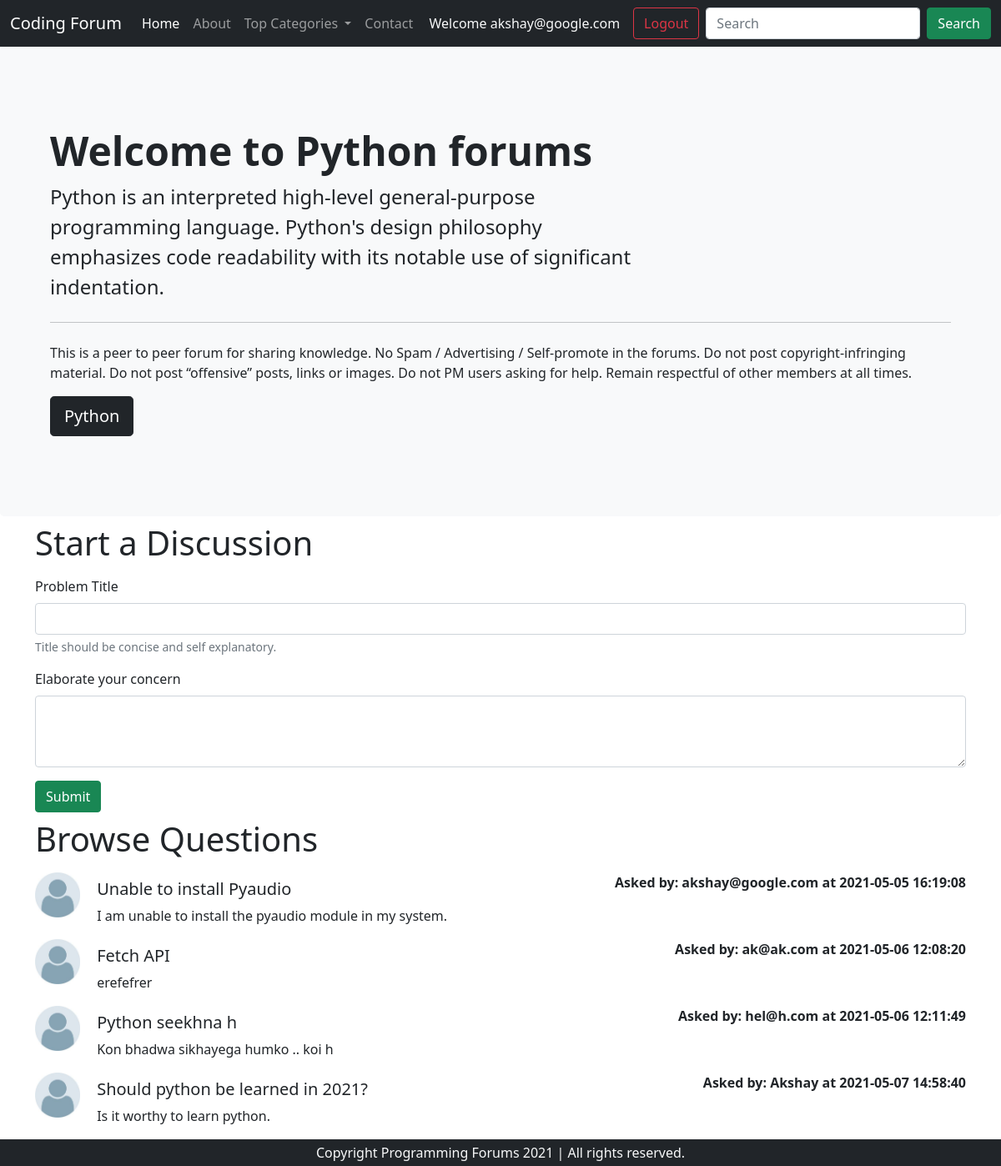
The page /threadlist.php?catid=1 (signed in) on the database its author committed.
### tables this page shows
CREATE TABLE `categories` (
  `category_id` int(8) NOT NULL,
  `category_name` varchar(255) NOT NULL,
  `category_description` varchar(255) NOT NULL,
  `created` datetime NOT NULL DEFAULT current_timestamp()
);

CREATE TABLE `threads` (
  `t_id` int(7) NOT NULL,
  `t_title` varchar(255) NOT NULL,
  `t_desc` text NOT NULL,
  `t_cat_id` int(7) NOT NULL,
  `t_user_id` int(7) NOT NULL,
  `timestamp` datetime NOT NULL DEFAULT current_timestamp()
);

CREATE TABLE `users` (
  `sno` int(8) NOT NULL,
  `user_email` varchar(255) NOT NULL,
  `user_pass` varchar(255) NOT NULL,
  `timestamp` datetime NOT NULL DEFAULT current_timestamp()
);

### threadlist.php (the view, shortened to what this page needs)
<!doctype html>
<html lang="en">
<head>
    <link href="https://cdn.jsdelivr.net/npm/bootstrap@5.0.0-beta3/dist/css/bootstrap.min.css" rel="stylesheet"
>
</head>
<body>
    <?php include 'partials/_dbconnect.php' ?>
    <?php include 'partials/_header.php' ?>
    <?php
    $id = $_GET['catid'];
    $sql = "SELECT * FROM `categories` WHERE category_id=$id";
    $result = mysqli_query($conn, $sql);
    while($row = mysqli_fetch_assoc($result)){
        $catname = $row['category_name'];
        $catdesc = $row['category_description'];
    }
    ?>
    <div class="p-5 bg-light rounded-3">
        <div class="container-fluid py-5">
            <h1 class="display-5 fw-bold">Welcome to <?php echo $catname;?> forums</h1>
            <p class="col-md-8 fs-4">
                <?php echo $catdesc;?>
            </p>
            <hr class="my-4">
            <p>This is a peer to peer forum for sharing knowledge.
                No Spam / Advertising / Self-promote in the forums.
                Do not post copyright-infringing material.
                Do not post “offensive” posts, links or images.
                Do not PM users asking for help.
                Remain respectful of other members at all times.</p>
            <button class="btn btn-dark btn-lg" type="button"><?php echo $catname;?></button>
        </div>
    </div>
    <?php
    if(isset($_SESSION['loggedin']) && $_SESSION['loggedin']==true){
        echo '<div class="container">
            <h1 class="py-2">
                Start a Discussion
            </h1>
            <form action="'.$_SERVER["REQUEST_URI"].'" method="post">
    <div class="mb-3">
        <label for="title" class="form-label">Problem Title</label>
        <input type="text" class="form-control" id="title" name="title" aria-describedby=" emailHelp">
        <div id="emailHelp" class="form-text">Title should be concise and self explanatory.</div>
    </div>
    <input type="hidden" name="sno" value="'.$_SESSION['sno'].'">
    <div class="mb-3">
        <label for="desc" class="form-label">Elaborate your concern</label>
        <textarea class="form-control" id="desc" name="desc" rows="3"></textarea>
    </div>
    <button type="submit" class="btn btn-success">Submit</button>
    </form>
    </div>';
    }
    ?>
    <div class="container mb-5">
        <h1 class="py-2">
            Browse Questions
        </h1>
        <?php
    $id = $_GET['catid'];
    $sql = "SELECT * FROM `threads` WHERE t_cat_id =$id";
    $result = mysqli_query($conn, $sql);
    while($row = mysqli_fetch_assoc($result)){
        $id = $row['t_id'];
        $title = $row['t_title'];
        $desc = $row['t_desc'];
        $thread_time = $row['timestamp'];
        $thread_user_id = $row['t_user_id'];
        $sql2 = "select user_email from `users` where sno=$thread_user_id";
        $result2 = mysqli_query($conn, $sql2);
        $row2 = mysqli_fetch_assoc($result2);
       echo '<div class="d-flex mb-3 mb-2">
            <div class="flex-shrink-0">
                <img src="/forum/img/user.jpg" width="54px" alt="...">
            </div>
            &nbsp;
             <div class="flex-grow-1 ms-3">
            <h5 class="mt-2"><a class="text-dark text-decoration-none" href="thread.php?threadid='.$id.'">'. $title .'</a></h5>
                '. $desc .'
            </div>
            <p class="fw-bold mb-0">Asked by: '.$row2['user_email'].' at '.$thread_time.'</p>
        </div>';
    }
    ?>
    </div>
    <?php include 'partials/_footer.php' ?>
</body>
</html>

### rows shown on the page
categories: category_name "Python", category_description "Python is an interpreted high-level general-purpose programming language. Python's design philosophy emphasizes code readability with its notable use of significant indentation."
threads: t_title "Unable to install Pyaudio", t_desc "I am unable to install the pyaudio module in my system.", users.user_email "akshay@google.com", timestamp "2021-05-05 16:19:08"
threads: t_title "Fetch API", t_desc "erefefrer", users.user_email "ak@ak.com", timestamp "2021-05-06 12:08:20"
threads: t_title "Python seekhna h", t_desc "Kon bhadwa sikhayega humko .. koi h", users.user_email "hel@h.com", timestamp "2021-05-06 12:11:49"
threads: t_title "Should python be learned in 2021?", t_desc "Is it worthy to learn python.", users.user_email "Akshay", timestamp "2021-05-07 14:58:40"

### other values the page prints
$_SESSION['useremail'] "akshay@google.com"
